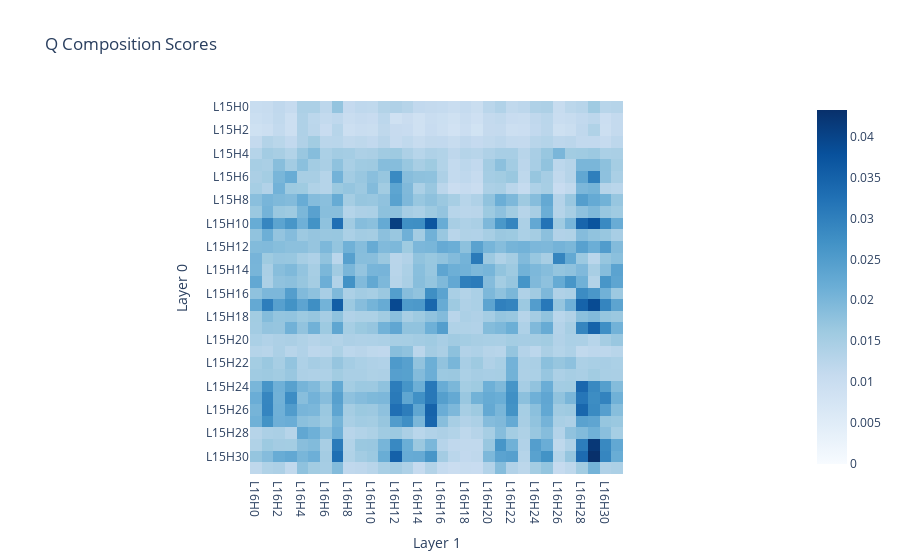
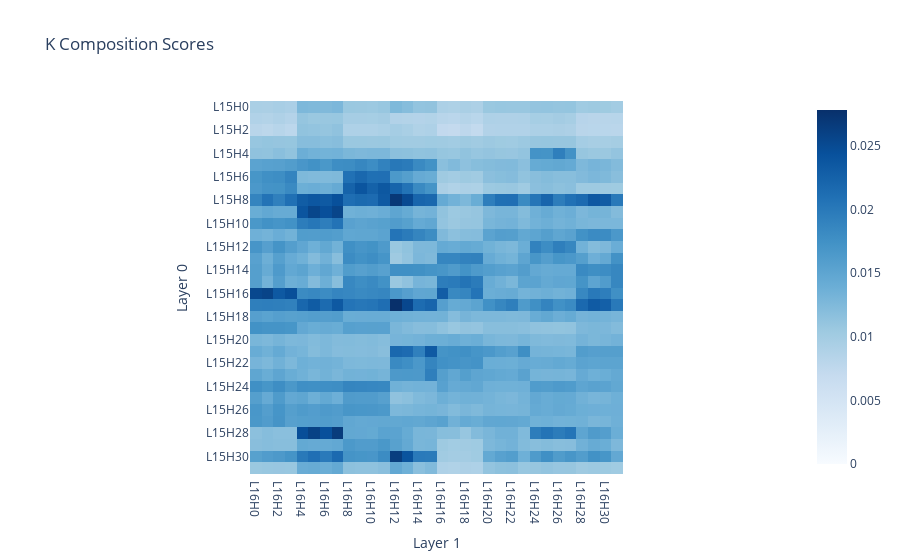
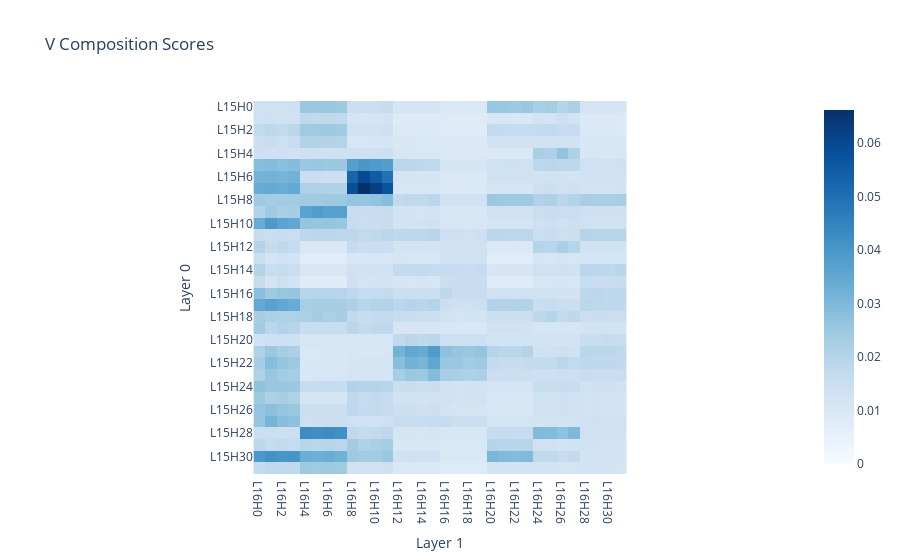

Here is the notebook cell these charts were saved with, in order:
### Code cell
# Plot the composition scores
for comp_type in "QKV":
    plot_comp_scores(model, composition_scores[comp_type], layers, f"{comp_type} Composition Scores").show()

### Figure 1 — Plotly figure (JSON) as saved in the notebook; plotly's stock layout.template omitted (floating-point values rounded to 4 significant figures; data arrays with more than 128 entries replaced by an {"elided": "..."} marker saying what was removed)
{"data": [{"coloraxis": "coloraxis", "hovertemplate": "Layer 1: %{x}<br>Layer 0: %{y}<br>color: %{z}<extra></extra>", "name": "0", "type": "heatmap", "x": ["L16H0", "L16H1", "L16H2", "L16H3", "L16H4", "L16H5", "L16H6", "L16H7", "L16H8", "L16H9", "L16H10", "L16H11", "L16H12", "L16H13", "L16H14", "L16H15", "L16H16", "L16H17", "L16H18", "L16H19", "L16H20", "L16H21", "L16H22", "L16H23", "L16H24", "L16H25", "L16H26", "L16H27", "L16H28", "L16H29", "L16H30", "L16H31"], "xaxis": "x", "y": ["L15H0", "L15H1", "L15H2", "L15H3", "L15H4", "L15H5", "L15H6", "L15H7", "L15H8", "L15H9", "L15H10", "L15H11", "L15H12", "L15H13", "L15H14", "L15H15", "L15H16", "L15H17", "L15H18", "L15H19", "L15H20", "L15H21", "L15H22", "L15H23", "L15H24", "L15H25", "L15H26", "L15H27", "L15H28", "L15H29", "L15H30", "L15H31"], "yaxis": "y", "z": {"elided": "32x32 float values"}}], "layout": {"coloraxis": {"cmax": 0.04324, "cmin": 0, "colorscale": [[0, "rgb(247,251,255)"], [0.125, "rgb(222,235,247)"], [0.25, "rgb(198,219,239)"], [0.375, "rgb(158,202,225)"], [0.5, "rgb(107,174,214)"], [0.625, "rgb(66,146,198)"], [0.75, "rgb(33,113,181)"], [0.875, "rgb(8,81,156)"], [1, "rgb(8,48,107)"]]}, "title": {"text": "Q Composition Scores"}, "xaxis": {"anchor": "y", "constrain": "domain", "domain": [0, 1], "scaleanchor": "y", "title": {"text": "Layer 1"}}, "yaxis": {"anchor": "x", "autorange": "reversed", "constrain": "domain", "domain": [0, 1], "title": {"text": "Layer 0"}}}}

### Figure 2 — Plotly figure (JSON) as saved in the notebook; plotly's stock layout.template omitted (floating-point values rounded to 4 significant figures; data arrays with more than 128 entries replaced by an {"elided": "..."} marker saying what was removed)
{"data": [{"coloraxis": "coloraxis", "hovertemplate": "Layer 1: %{x}<br>Layer 0: %{y}<br>color: %{z}<extra></extra>", "name": "0", "type": "heatmap", "x": ["L16H0", "L16H1", "L16H2", "L16H3", "L16H4", "L16H5", "L16H6", "L16H7", "L16H8", "L16H9", "L16H10", "L16H11", "L16H12", "L16H13", "L16H14", "L16H15", "L16H16", "L16H17", "L16H18", "L16H19", "L16H20", "L16H21", "L16H22", "L16H23", "L16H24", "L16H25", "L16H26", "L16H27", "L16H28", "L16H29", "L16H30", "L16H31"], "xaxis": "x", "y": ["L15H0", "L15H1", "L15H2", "L15H3", "L15H4", "L15H5", "L15H6", "L15H7", "L15H8", "L15H9", "L15H10", "L15H11", "L15H12", "L15H13", "L15H14", "L15H15", "L15H16", "L15H17", "L15H18", "L15H19", "L15H20", "L15H21", "L15H22", "L15H23", "L15H24", "L15H25", "L15H26", "L15H27", "L15H28", "L15H29", "L15H30", "L15H31"], "yaxis": "y", "z": {"elided": "32x32 float values"}}], "layout": {"coloraxis": {"cmax": 0.02783, "cmin": 0, "colorscale": [[0, "rgb(247,251,255)"], [0.125, "rgb(222,235,247)"], [0.25, "rgb(198,219,239)"], [0.375, "rgb(158,202,225)"], [0.5, "rgb(107,174,214)"], [0.625, "rgb(66,146,198)"], [0.75, "rgb(33,113,181)"], [0.875, "rgb(8,81,156)"], [1, "rgb(8,48,107)"]]}, "title": {"text": "K Composition Scores"}, "xaxis": {"anchor": "y", "constrain": "domain", "domain": [0, 1], "scaleanchor": "y", "title": {"text": "Layer 1"}}, "yaxis": {"anchor": "x", "autorange": "reversed", "constrain": "domain", "domain": [0, 1], "title": {"text": "Layer 0"}}}}

### Figure 3 — Plotly figure (JSON) as saved in the notebook; plotly's stock layout.template omitted (floating-point values rounded to 4 significant figures; data arrays with more than 128 entries replaced by an {"elided": "..."} marker saying what was removed)
{"data": [{"coloraxis": "coloraxis", "hovertemplate": "Layer 1: %{x}<br>Layer 0: %{y}<br>color: %{z}<extra></extra>", "name": "0", "type": "heatmap", "x": ["L16H0", "L16H1", "L16H2", "L16H3", "L16H4", "L16H5", "L16H6", "L16H7", "L16H8", "L16H9", "L16H10", "L16H11", "L16H12", "L16H13", "L16H14", "L16H15", "L16H16", "L16H17", "L16H18", "L16H19", "L16H20", "L16H21", "L16H22", "L16H23", "L16H24", "L16H25", "L16H26", "L16H27", "L16H28", "L16H29", "L16H30", "L16H31"], "xaxis": "x", "y": ["L15H0", "L15H1", "L15H2", "L15H3", "L15H4", "L15H5", "L15H6", "L15H7", "L15H8", "L15H9", "L15H10", "L15H11", "L15H12", "L15H13", "L15H14", "L15H15", "L15H16", "L15H17", "L15H18", "L15H19", "L15H20", "L15H21", "L15H22", "L15H23", "L15H24", "L15H25", "L15H26", "L15H27", "L15H28", "L15H29", "L15H30", "L15H31"], "yaxis": "y", "z": {"elided": "32x32 float values"}}], "layout": {"coloraxis": {"cmax": 0.06614, "cmin": 0, "colorscale": [[0, "rgb(247,251,255)"], [0.125, "rgb(222,235,247)"], [0.25, "rgb(198,219,239)"], [0.375, "rgb(158,202,225)"], [0.5, "rgb(107,174,214)"], [0.625, "rgb(66,146,198)"], [0.75, "rgb(33,113,181)"], [0.875, "rgb(8,81,156)"], [1, "rgb(8,48,107)"]]}, "title": {"text": "V Composition Scores"}, "xaxis": {"anchor": "y", "constrain": "domain", "domain": [0, 1], "scaleanchor": "y", "title": {"text": "Layer 1"}}, "yaxis": {"anchor": "x", "autorange": "reversed", "constrain": "domain", "domain": [0, 1], "title": {"text": "Layer 0"}}}}
